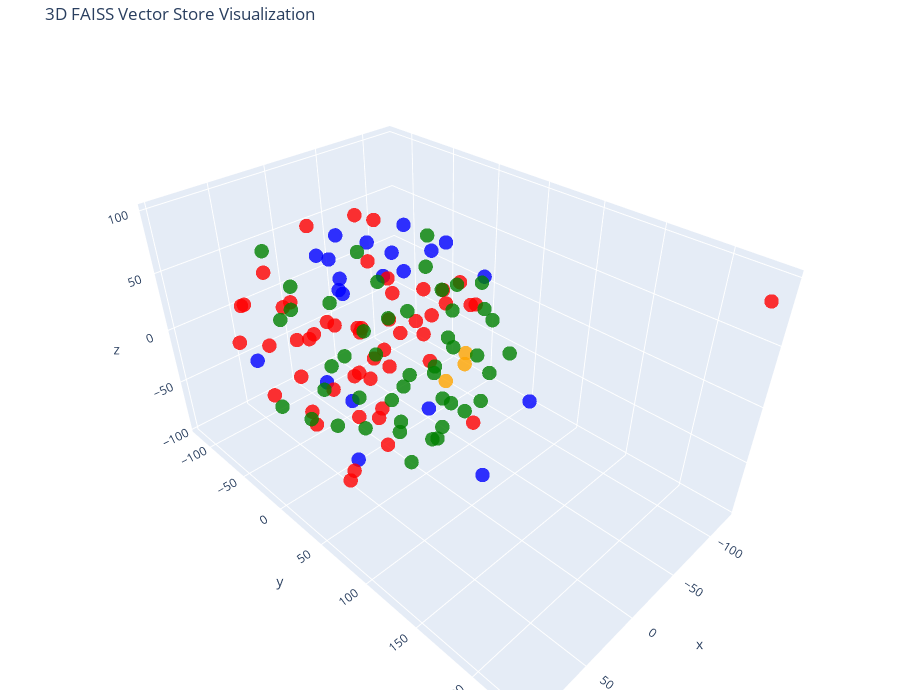

Notebook source saved alongside this figure:
### Code cell
# Let's try 3D!

tsne = TSNE(n_components=3, random_state=42)
reduced_vectors = tsne.fit_transform(vectors)

# Create the 3D scatter plot
fig = go.Figure(data=[go.Scatter3d(
    x=reduced_vectors[:, 0],
    y=reduced_vectors[:, 1],
    z=reduced_vectors[:, 2],
    mode='markers',
    marker=dict(size=5, color=colors, opacity=0.8),
    text=[f"Type: {t}<br>Text: {d[:100]}..." for t, d in zip(doc_types, documents)],
    hoverinfo='text'
)])

fig.update_layout(
    title='3D FAISS Vector Store Visualization',
    scene=dict(xaxis_title='x', yaxis_title='y', zaxis_title='z'),
    width=900,
    height=700,
    margin=dict(r=20, b=10, l=10, t=40)
)

fig.show()

### Figure 1 — Plotly figure (JSON) as saved in the notebook; plotly's stock layout.template omitted (floating-point values rounded to 4 significant figures)
{"data": [{"hoverinfo": "text", "marker": {"color": ["blue", "blue", "blue", "blue", "blue", "blue", "blue", "blue", "blue", "blue", "blue", "blue", "blue", "blue", "blue", "blue", "blue", "blue", "blue", "blue", "blue", "red", "red", "red", "red", "red", "red", "red", "red", "red", "red", "red", "red", "red", "red", "red", "red", "red", "red", "red", "red", "red", "red", "red", "red", "red", "red", "red", "red", "red", "red", "red", "red", "red", "red", "red", "red", "red", "red", "red", "red", "red", "red", "red", "red", "red", "red", "red", "red", "red", "red", "red", "red", "orange", "orange", "orange", "green", "green", "green", "green", "green", "green", "green", "green", "green", "green", "green", "green", "green", "green", "green", "green", "green", "green", "green", "green", "green", "green", "green", "green", "green", "green", "green", "green", "green", "green", "green", "green", "green", "green", "green", "green", "green", "green", "green", "green", "green", "green", "green", "green", "green", "green", "green"], "opacity": 0.8, "size": 5}, "mode": "markers", "text": ["Type: products<br>Text: # Product Summary\n\n# Rellm: AI-Powered Enterprise Reinsurance Solution\n\n## Summary\n\nRellm is an inno...", "Type: products<br>Text: ### Seamless Integrations\nRellm's architecture is designed for effortless integration with existing ...", "Type: products<br>Text: ### Regulatory Compliance Tools\nRellm includes built-in compliance tracking features to help organiz...", "Type: products<br>Text: Join the growing number of organizations leveraging Rellm to enhance their reinsurance processes whi...", "Type: products<br>Text: Experience the future of reinsurance with Rellm, where innovation meets reliability. Let Insurellm h...", "Type: products<br>Text: # Product Summary\n\n# Markellm\n\n## Summary\n\nMarkellm is an innovative two-sided marketplace designed ...", "Type: products<br>Text: - **User-Friendly Interface**: Designed with user experience in mind, Markellm features an intuitive...", "Type: products<br>Text: - **Customer Support**: Our dedicated support team is always available to assist both consumers and ...", "Type: products<br>Text: ### For Insurance Companies:\n- **Basic Listing Fee**: $199/month for a featured listing on the platf...", "Type: products<br>Text: ### Q3 2025\n- Initiate a comprehensive marketing campaign targeting both consumers and insurers to i...", "Type: products<br>Text: # Product Summary\n\n# Homellm\n\n## Summary\nHomellm is an innovative home insurance product developed b...", "Type: products<br>Text: ### 2. Dynamic Pricing Model\nWith Homellm's innovative dynamic pricing model, insurance providers ca...", "Type: products<br>Text: ### 5. Multi-Channel Integration\nHomellm seamlessly integrates into existing insurance platforms, pr...", "Type: products<br>Text: - **Basic Tier:** Starting at $5,000/month for small insurers with basic integration features.\n- **S...", "Type: products<br>Text: All tiers include a comprehensive training program and ongoing updates to ensure optimal performance...", "Type: products<br>Text: With Homellm, Insurellm is committed to transforming the landscape of home insurance, ensuring both ...", "Type: products<br>Text: # Product Summary\n\n# Carllm\n\n## Summary\n\nCarllm is an innovative auto insurance product developed by...", "Type: products<br>Text: - **Instant Quoting**: With Carllm, insurance companies can offer near-instant quotes to customers, ...", "Type: products<br>Text: - **Mobile Integration**: Carllm is designed to work seamlessly with mobile applications, providing ...", "Type: products<br>Text: - **Professional Tier**: $2,500/month\n  - For medium-sized companies.\n  - All Basic Tier features pl...", "Type: products<br>Text: ### Q2 2025: Customer Experience Improvements\n- Launch of a new **mobile app** for end-users.\n- Intr...", "Type: contracts<br>Text: # Contract with GreenField Holdings for Markellm\n\n**Effective Date:** November 15, 2023  \n**Contract...", "Type: contracts<br>Text: ## Renewal\n1. **Automatic Renewal**: This contract will automatically renew for sequential one-year ...", "Type: contracts<br>Text: ## Features\n1. **AI-Powered Matching**: Access to advanced algorithms that connect GreenField Holdin...", "Type: contracts<br>Text: ## Support\n1. **Customer Support Access**: The Client will have access to dedicated support through ...", "Type: contracts<br>Text: **Signatures:**  \n_________________________                           _________________________  \n**...", "Type: contracts<br>Text: # Contract with Apex Reinsurance for Rellm: AI-Powered Enterprise Reinsurance Solution\n\n## Terms\n\n1....", "Type: contracts<br>Text: ## Renewal\n\n1. **Automatic Renewal**: This Agreement will automatically renew for successive one-yea...", "Type: contracts<br>Text: 2. **Seamless Integrations**: The architecture of Rellm allows for easy integration with existing sy...", "Type: contracts<br>Text: 1. **Technical Support**: Provider shall offer dedicated technical support to the Client via phone, ...", "Type: contracts<br>Text: **Insurellm, Inc.**  \n_____________________________  \nAuthorized Signature   \nDate: ________________...", "Type: contracts<br>Text: # Contract with Greenstone Insurance for Homellm\n\n---\n\n## Terms\n\n1. **Parties**: This Contract (\"Agr...", "Type: contracts<br>Text: 4. **Payment Terms**: \n   - The Customer shall pay an amount of $10,000 per month for the Standard T...", "Type: contracts<br>Text: ---\n\n## Features\n\n- **AI-Powered Risk Assessment**: Customer will have access to enhanced risk evalu...", "Type: contracts<br>Text: - **Customer Portal**: A dedicated portal will be provided, allowing the Customer's clients to manag...", "Type: contracts<br>Text: ______________________________  \n[Name], [Title]  \nDate: ______________________\n\n**For Greenstone In...", "Type: contracts<br>Text: # Contract with Roadway Insurance Inc. for Carllm\n\n---\n\n## Terms\n\n1. **Agreement Effective Date**: T...", "Type: contracts<br>Text: ---\n\n## Renewal\n\n1. **Automatic Renewal**: This agreement will automatically renew for an additional...", "Type: contracts<br>Text: ---\n\n## Features\n\n1. **Access to Core Features**: Roadway Insurance Inc. will have access to all Pro...", "Type: contracts<br>Text: ---\n\n## Support\n\n1. **Technical Support**: Roadway Insurance Inc. will receive priority technical su...", "Type: contracts<br>Text: # Contract with Stellar Insurance Co. for Rellm\n\n## Terms\nThis contract is made between **Insurellm*...", "Type: contracts<br>Text: ### Termination\nEither party may terminate this agreement with a **30-day written notice**. In the e...", "Type: contracts<br>Text: ## Features\nStellar Insurance Co. will receive access to the following features of the Rellm product...", "Type: contracts<br>Text: ## Support\nInsurellm provides Stellar Insurance Co. with the following support services:\n\n- **24/7 T...", "Type: contracts<br>Text: # Contract with TechDrive Insurance for Carllm\n\n**Contract Date:** October 1, 2024  \n**Contract Dura...", "Type: contracts<br>Text: ## Renewal\n\n1. **Automatic Renewal**: This contract shall automatically renew for additional one-yea...", "Type: contracts<br>Text: ## Support\n\n1. **Customer Support**: Insurellm will provide 24/7 customer support to TechDrive Insur...", "Type: contracts<br>Text: **TechDrive Insurance Representative:**  \nName: Sarah Johnson  \nTitle: Operations Director  \nDate: _...", "Type: contracts<br>Text: # Contract with Belvedere Insurance for Markellm\n\n## Terms\nThis Contract (\"Agreement\") is made and e...", "Type: contracts<br>Text: ## Renewal\n1. **Renewal Terms**: This Agreement may be renewed for additional one-year terms upon mu...", "Type: contracts<br>Text: ## Features\n1. **AI-Powered Matching**: Belvedere Insurance will benefit from Markellm's AI-powered ...", "Type: contracts<br>Text: ## Support\n1. **Technical Support**: Technical support will be available from 9 AM to 7 PM EST, Mond...", "Type: contracts<br>Text: **Belvedere Insurance**  \nSignature: ______________________  \nName: [Authorized Signatory]  \nTitle: ...", "Type: contracts<br>Text: # Contract with Velocity Auto Solutions for Carllm\n\n**Contract Date:** October 1, 2023  \n**Contract ...", "Type: contracts<br>Text: ## Renewal\n\n1. **Automatic Renewal**: This contract will automatically renew for successive 12-month...", "Type: contracts<br>Text: ## Support\n\n1. **Customer Support**: Velocity Auto Solutions will have access to Insurellm’s custome...", "Type: contracts<br>Text: # Contract with GreenValley Insurance for Homellm\n\n**Contract Date:** October 6, 2023  \n**Contract N...", "Type: contracts<br>Text: 4. **Confidentiality:** Both parties agree to maintain the confidentiality of proprietary informatio...", "Type: contracts<br>Text: 1. **AI-Powered Risk Assessment:** Access to advanced AI algorithms for real-time risk evaluations.\n...", "Type: contracts<br>Text: 3. **Regular Updates:** Insurellm will offer ongoing updates and enhancements to the Homellm platfor...", "Type: contracts<br>Text: # Contract with EverGuard Insurance for Rellm: AI-Powered Enterprise Reinsurance Solution\n\n**Contrac...", "Type: contracts<br>Text: 4. **Usage Rights**: EverGuard Insurance is granted a non-exclusive, non-transferable license to acc...", "Type: contracts<br>Text: 1. **Core Functionality**: Rellm provides EverGuard Insurance with advanced AI-driven analytics, sea...", "Type: contracts<br>Text: 1. **Customer Support**: Insurellm will provide EverGuard Insurance with 24/7 customer support, incl...", "Type: contracts<br>Text: ---\n\n**Signatures**  \n**For Insurellm**: __________________________  \n**Name**: John Smith  \n**Title...", "Type: contracts<br>Text: # Contract with BrightWay Solutions for Markellm\n\n**Contract Date:** October 5, 2023  \n**Contract ID...", "Type: contracts<br>Text: 3. **Service Level Agreement (SLA):**  \n   Insurellm commits to a 99.9% uptime for the platform with...", "Type: contracts<br>Text: 2. **Real-Time Quote Availability:**  \n   Consumers sourced via BrightWay Solutions will receive rea...", "Type: contracts<br>Text: 3. **Training and Onboarding:**  \n   Insurellm agrees to provide one free training session on how to...", "Type: contracts<br>Text: # Contract with Pinnacle Insurance Co. for Homellm\n\n## Terms\nThis contract (\"Contract\") is entered i...", "Type: contracts<br>Text: ## Renewal\n1. **Renewal Terms**: At the end of the initial term, this Contract shall automatically r...", "Type: contracts<br>Text: ## Features\n1. **AI-Powered Risk Assessment**: Utilized for tailored underwriting decisions specific...", "Type: contracts<br>Text: ## Support\n1. **Technical Support**: Insurellm shall provide 24/7 technical support via an email and...", "Type: company<br>Text: # Overview of Insurellm\n\nInsurellm is an innovative insurance tech firm with 200 employees across th...", "Type: company<br>Text: # Careers at Insurellm\n\nInsurellm is hiring! We are looking for talented software engineers, data sc...", "Type: company<br>Text: # About Insurellm\n\nInsurellm was founded by Avery Lancaster in 2015 as an insurance tech startup des...", "Type: employees<br>Text: # HR Record\n\n# Alex Chen\n\n## Summary\n- **Date of Birth:** March 15, 1990  \n- **Job Title:** Backend ...", "Type: employees<br>Text: ## Annual Performance History\n- **2020:**  \n  - Completed onboarding successfully.  \n  - Met expecta...", "Type: employees<br>Text: ## Compensation History\n- **2020:** Base Salary: $80,000  \n- **2021:** Base Salary Increase to $90,0...", "Type: employees<br>Text: Alex Chen continues to be a vital asset at Insurellm, contributing significantly to innovative backe...", "Type: employees<br>Text: # HR Record\n\n# Oliver Spencer\n\n## Summary\n- **Date of Birth**: May 14, 1990  \n- **Job Title**: Backe...", "Type: employees<br>Text: ## Annual Performance History\n- **2018**: **3/5** - Adaptable team player but still learning to take...", "Type: employees<br>Text: ## Compensation History\n- **March 2018**: Initial salary of $80,000.\n- **July 2019**: Salary increas...", "Type: employees<br>Text: # HR Record\n\n# Emily Tran\n\n## Summary\n- **Date of Birth:** March 18, 1991  \n- **Job Title:** Digital...", "Type: employees<br>Text: - **January 2017 - May 2018**: Marketing Intern  \n  - Supported the Marketing team by collaborating ...", "Type: employees<br>Text: - **2021**:  \n  - Performance Rating: Meets Expectations  \n  - Key Achievements: Contributed to the ...", "Type: employees<br>Text: - **Professional Development Goals**:  \n  - Emily Tran aims to become a Marketing Manager within the...", "Type: employees<br>Text: # HR Record\n\n# Jordan Blake\n\n## Summary\n- **Date of Birth:** March 15, 1993  \n- **Job Title:** Sales...", "Type: employees<br>Text: ## Annual Performance History\n- **2021:** First year at Insurellm; achieved 90% of monthly targets. ...", "Type: employees<br>Text: ## Other HR Notes\n- Jordan has shown an interest in continuing education, actively participating in ...", "Type: employees<br>Text: # Avery Lancaster\n\n## Summary\n- **Date of Birth**: March 15, 1985  \n- **Job Title**: Co-Founder & Ch...", "Type: employees<br>Text: - **2010 - 2013**: Business Analyst at Edge Analytics  \n  Prior to joining Innovate, Avery worked as...", "Type: employees<br>Text: - **2018**: **Exceeds Expectations**  \n  Under Avery’s pivoted vision, Insurellm launched two new su...", "Type: employees<br>Text: - **2022**: **Satisfactory**  \n  Avery focused on rebuilding team dynamics and addressing employee c...", "Type: employees<br>Text: ## Compensation History\n- **2015**: $150,000 base salary + Significant equity stake  \n- **2016**: $1...", "Type: employees<br>Text: ## Other HR Notes\n- **Professional Development**: Avery has actively participated in leadership trai...", "Type: employees<br>Text: # HR Record\n\n# Maxine Thompson\n\n## Summary\n- **Date of Birth:** January 15, 1991  \n- **Job Title:** ...", "Type: employees<br>Text: ## Insurellm Career Progression\n- **January 2017 - October 2018**: **Junior Data Engineer**  \n  * Ma...", "Type: employees<br>Text: ## Annual Performance History\n- **2017**: *Meets Expectations*  \n  Maxine showed potential in her ro...", "Type: employees<br>Text: - **2021**: *Exceeds Expectations*  \n  Maxine spearheaded the transition to a new data warehousing s...", "Type: employees<br>Text: ## Compensation History\n- **2017**: $70,000 (Junior Data Engineer)  \n- **2018**: $75,000 (Junior Dat...", "Type: employees<br>Text: # Samantha Greene\n\n## Summary\n- **Date of Birth:** October 14, 1990\n- **Job Title:** HR Generalist\n-...", "Type: employees<br>Text: ## Annual Performance History\n- **2020:** Exceeds Expectations  \n  Samantha Greene demonstrated exce...", "Type: employees<br>Text: ## Compensation History\n- **2020:** Base Salary - $55,000  \n  The entry-level salary matched industr...", "Type: employees<br>Text: - **2023:** Base Salary - $70,000  \n  Recognized for substantial improvement in employee relations m...", "Type: employees<br>Text: # HR Record\n\n# Alex Thomson\n\n## Summary\n- **Date of Birth:** March 15, 1995  \n- **Job Title:** Sales...", "Type: employees<br>Text: ## Annual Performance History  \n- **2022** - Rated as \"Exceeds Expectations.\" Alex Thomson achieved ...", "Type: employees<br>Text: ## Other HR Notes\n- Alex Thomson is an active member of the Diversity and Inclusion committee at Ins...", "Type: employees<br>Text: # HR Record\n\n# Samuel Trenton\n\n## Summary\n- **Date of Birth:** April 12, 1989  \n- **Job Title:** Sen...", "Type: employees<br>Text: ## Annual Performance History\n- **2023:** Rating: 4.5/5  \n  *Samuel exceeded expectations, successfu...", "Type: employees<br>Text: ## Compensation History\n- **2023:** Base Salary: $115,000 + Bonus: $15,000  \n  *Annual bonus based o...", "Type: employees<br>Text: - **Engagement in Company Culture:** Regularly participates in team-building events and contributes ...", "Type: employees<br>Text: # HR Record\n\n# Alex Harper\n\n## Summary\n- **Date of Birth**: March 15, 1993  \n- **Job Title**: Sales ...", "Type: employees<br>Text: ## Annual Performance History  \n- **2021**:  \n  - **Performance Rating**: 4.5/5  \n  - **Key Achievem...", "Type: employees<br>Text: - **2022**:  \n  - **Base Salary**: $65,000 (Promotion to Senior SDR)  \n  - **Bonus**: $13,000 (20% o...", "Type: employees<br>Text: # HR Record\n\n# Jordan K. Bishop\n\n## Summary\n- **Date of Birth:** March 15, 1990\n- **Job Title:** Fro...", "Type: employees<br>Text: ## Annual Performance History\n- **2019:** Exceeds Expectations - Continuously delivered high-quality...", "Type: employees<br>Text: ## Compensation History\n- **June 2018:** Starting Salary - $85,000\n- **June 2019:** Salary Increase ...", "Type: employees<br>Text: ## Other HR Notes\n- Jordan K. Bishop has been an integral part of club initiatives, including the In...", "Type: employees<br>Text: # HR Record\n\n# Emily Carter\n\n## Summary\n- **Date of Birth:** August 12, 1990  \n- **Job Title:** Acco...", "Type: employees<br>Text: - **2017-2019:** Marketing Intern  \n  - Assisted with market research and campaign development for s...", "Type: employees<br>Text: ## Compensation History\n| Year | Base Salary | Bonus         | Total Compensation |\n|------|--------...", "Type: employees<br>Text: Emily Carter exemplifies the kind of talent that drives Insurellm's success and is an invaluable ass..."], "type": "scatter3d", "x": [-91.98, -68.82, -70.74, -82.65, 21.04, 41.62, -25.14, -7.585, 6.965, -47.46, -5.715, -25.32, -8.596, -7.427, -33.76, 5.242, 87.75, -32.5, -35.47, -81.96, -92.91, 44.93, -119.3, -40.53, 29.02, 1.54, -87.61, -88.04, -59.94, -33.28, 27.62, -9.127, 7.493, -2.525, -4.005, 12.46, 73.14, 56.69, 29.51, 61.53, -62.66, -86.82, -56.74, 73.95, 53.39, 33.69, 39.91, 48.02, 21.28, 61.71, -16.36, -14.47, 17.56, 57.69, -123.2, 55.88, -13.51, -72.51, -24.09, -16.77, -61.13, -63.27, 93.85, -59.95, -26.21, 14.86, 3.099, -9.873, 5.655, 62.97, -124.0, -21.61, 8.692, -72.5, -59.93, -49.3, 2.711, 40.5, -13.52, 73.93, 28.85, 53.45, -35.55, 57.38, 14.33, -11.77, 14.05, -5.493, -17.83, -22.39, -27.54, 68.04, 90.79, 98.15, -15.65, 27.05, 82.83, 51.94, 68.77, 71.98, 26.81, 34.44, 49.31, 18.12, -49.52, -25.71, 12.39, -47.21, 17.3, 14.38, -2.291, 35.78, -26.45, -15.38, -44.06, 20.57, 60.19, -3.131, -46.93, 8.582, 33.66, -27.93, 45.83], "y": [-37.24, -61.08, -47.19, -10.78, -25.72, 17.54, 127.7, -50.46, -64.64, 3.785, 104.4, -75.21, -57.37, -82.01, -89.89, -36.0, -29.29, -48.02, -33.85, 31.97, -73.92, -29.61, -10.7, -58.06, -58.53, 7.188, 12.75, -19.58, -82.74, -13.4, 8.423, -9.692, -68.72, -69.27, -30.55, -4.403, -66.8, -92.68, -67.2, -55.53, -17.32, -32.44, -48.41, 49.5, -42.36, -63.06, -33.51, -14.62, -35.53, -100.5, -34.45, -6.451, -11.07, -55.12, 233.6, -26.06, -36.65, -20.41, -53.97, -6.419, 10.69, -17.19, 82.52, -58.2, 13.29, -12.77, 7.484, -18.05, 6.076, -56.59, -34.5, -85.73, 106.8, 21.44, 34.04, 22.42, 59.94, 59.56, 64.53, 0.6302, 64.79, 81.75, 71.15, 16.89, 28.95, 40.37, 19.1, 62.89, 56.06, 36.49, 40.16, 20.58, 35.34, 12.83, 99.39, -104.9, 67.68, 48.5, 60.58, 37.61, 63.26, 110.7, 82.43, 96.41, 61.82, 82.35, 73.46, 71.02, 80.59, -113.0, -117.3, 26.69, 65.64, 86.87, 92.22, 45.23, 53.55, 78.7, 5.283, 43.11, 37.0, 39.65, 5.432], "z": [30.72, 28.63, 57.86, 50.83, 68.63, -81.8, -0.6218, -88.49, -68.2, -88.81, -71.74, 0.9954, 18.71, 40.58, 46.64, 42.72, 11.59, 55.36, 30.05, 36.96, -2.933, -72.22, -21.68, -63.51, -84.47, -2.888, 1.191, 1.879, 15.75, -13.08, -10.36, 94.51, 75.69, -13.84, -2.766, 16.24, 34.59, 17.8, -15.75, -0.402, -29.53, -28.02, -0.1355, -60.59, 35.52, 22.79, 5.692, 22.48, -52.84, -18.82, -60.84, -33.33, -28.66, 60.68, 82.06, -17.21, 88.05, -63.48, -26.95, 45.99, 12.95, 13.67, -16.37, -31.93, 13.12, -71.86, -96.47, -90.22, -57.84, -47.48, -10.81, -33.07, -11.92, -45.95, -22.63, -50.78, -58.91, -0.8452, 50.0, 60.61, -62.22, -8.452, 65.64, -38.83, 40.34, 75.33, 65.34, -22.77, 21.84, -21.87, -76.2, 1.961, -2.65, -0.5361, 56.64, 48.76, 60.38, 55.55, 17.25, 32.44, 66.27, 21.45, 27.54, 49.82, 34.59, -25.45, 20.41, -16.83, -36.79, -23.7, 0.27, 98.79, -44.92, 22.5, 12.93, -40.01, -17.97, 79.97, 74.7, -4.393, 22.91, 50.38, 56.07]}], "layout": {"height": 700, "margin": {"b": 10, "l": 10, "r": 20, "t": 40}, "scene": {"xaxis": {"title": {"text": "x"}}, "yaxis": {"title": {"text": "y"}}, "zaxis": {"title": {"text": "z"}}}, "title": {"text": "3D FAISS Vector Store Visualization"}, "width": 900}}
